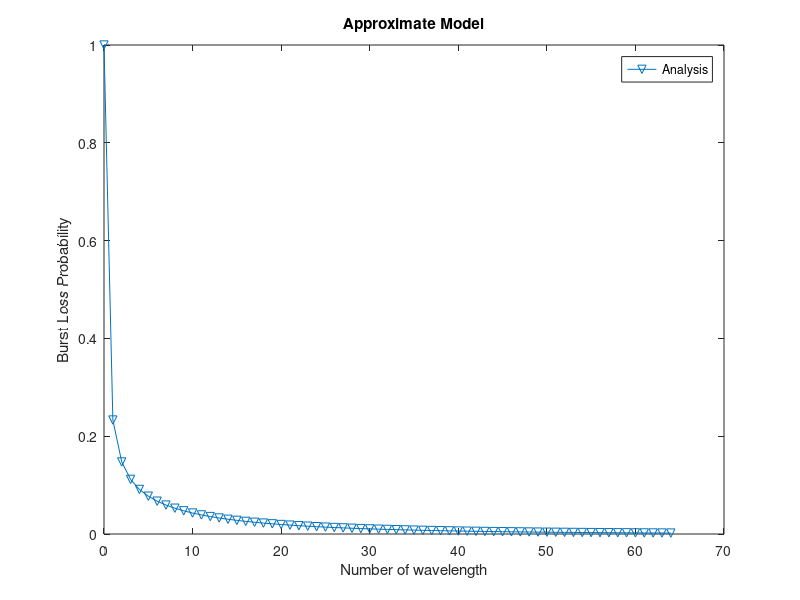

This figure's MATLAB source:
function burst_loss_p = Scenario1_b()
sum = 0;
deflect_p = 0.2;
traffic_load = 0.75;
q_m_1 = [];
q_m_2 = [];
q_m = [];
for m=0:64
    q_m_11 = (m*traffic_load)^m/factorial(m);
    q_m_1(end+1) = q_m_11;
    for k = 0:m
        sum = sum + (m*traffic_load).^k/factorial(k);
    end    
    q_m_2(end+1) = sum;    
end    

q_m = q_m_1./q_m_2;
disp(q_m);
m=0:64;
burst_loss_pq = (q_m).*(1-deflect_p + deflect_p.*q_m);
plot(m, burst_loss_pq,'DisplayName','Analysis','Marker','v');
legend('Analysis');
xlabel('Number of wavelength');
ylabel('Burst Loss Probability');
title('Approximate Model');

end

